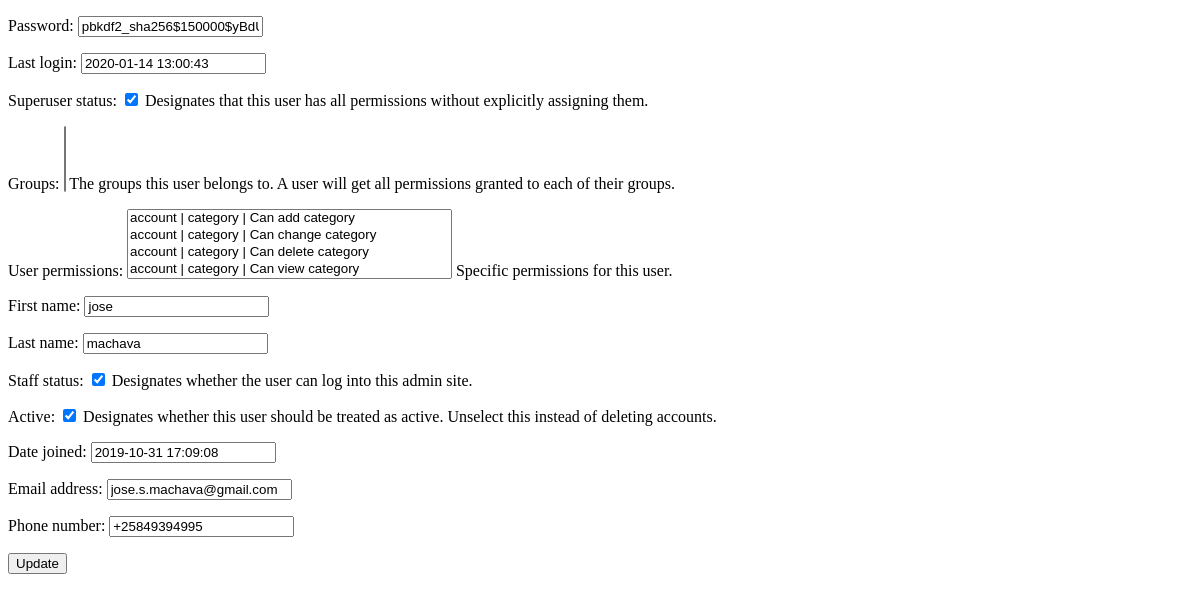
Page /dashboard/user/1/update on the earlier database version.
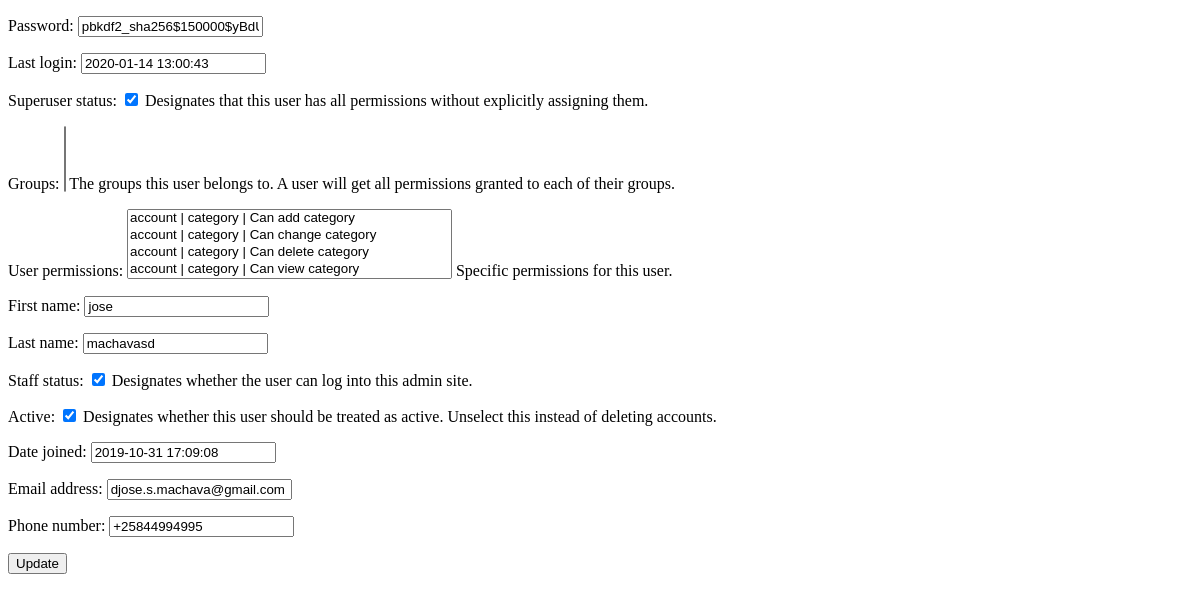
Same page on the later database version.
### account/models.py (models this page shows)
class User(AbstractUser):
    username = None
    email = models.EmailField(_('email address'), unique=True)
    phone_regex = RegexValidator(regex=r'^\+?258?\d{9,13}$',
                                 message="O número de telefone deve ser digitado no formato: '+258849293949'. São permitidos até 13 dígitos.")
    phone_number = models.CharField(validators=[phone_regex], max_length=13, blank=True)  # validators should be a list
    USERNAME_FIELD = 'email'
    REQUIRED_FIELDS = []
    objects = UserManager()

### dashboard/views.py (the view, shortened to what this page needs)
# urls.py: path('user/<int:pk>/update', views.UserUpdateView.as_view(),
class UserUpdateView(UpdateView):
    model = User
    template_name = 'dashboard/user/update.html'
    context_object_name = 'user'
    fields = "__all__"

### price/templates/dashboard/user/update.html (shortened to what this page needs)
<!DOCTYPE html>
<html lang="en">
<head>
</head>
<body>
<form method="post">
    {{form.as_p}}
    <button type="submit" class="btn btn-success">Update</button>
</form>
</body>
</html>

Differences in the rows shown:
changed User "pbkdf2_sha256$150000$yBdUtjWnSnXV$PnzOHP7ikTEeXYBnITSU+od4jPQTLLS4ptJyVOUKwAs=": last_name "machava" → "machavasd"; email "jose.s.machava@gmail.com" → "djose.s.machava@gmail.com"; phone_number "+25849394995" → "+25844994995"
